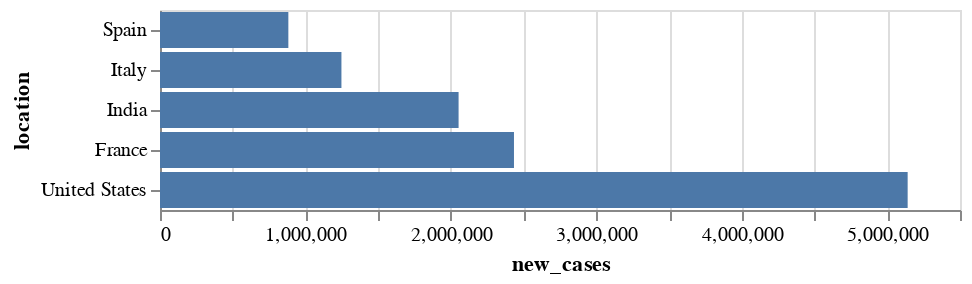

Notebook cell for this chart:
### Code cell
df=get_data(date_from="2020-10-10")
plot_summary(df, val="new_cases")

### Figure 1 — Vega-Lite specification as saved in the notebook (floating-point values rounded to 4 significant figures)
{"config": {"view": {"continuousWidth": 400, "continuousHeight": 300}}, "data": {"name": "data-45483e9ee9d2897c1f49eeb9ee770a6b"}, "mark": "bar", "encoding": {"x": {"field": "new_cases", "type": "quantitative"}, "y": {"field": "location", "sort": "x", "type": "nominal"}}, "$schema": "https://vega.github.io/schema/vega-lite/v4.17.0.json", "datasets": {"data-45483e9ee9d2897c1f49eeb9ee770a6b": [{"location": "United States", "new_cases": 5140000.0}, {"location": "France", "new_cases": 2434000.0}, {"location": "India", "new_cases": 2053000.0}, {"location": "Italy", "new_cases": 1247000.0}, {"location": "Spain", "new_cases": 882400.0}]}}
